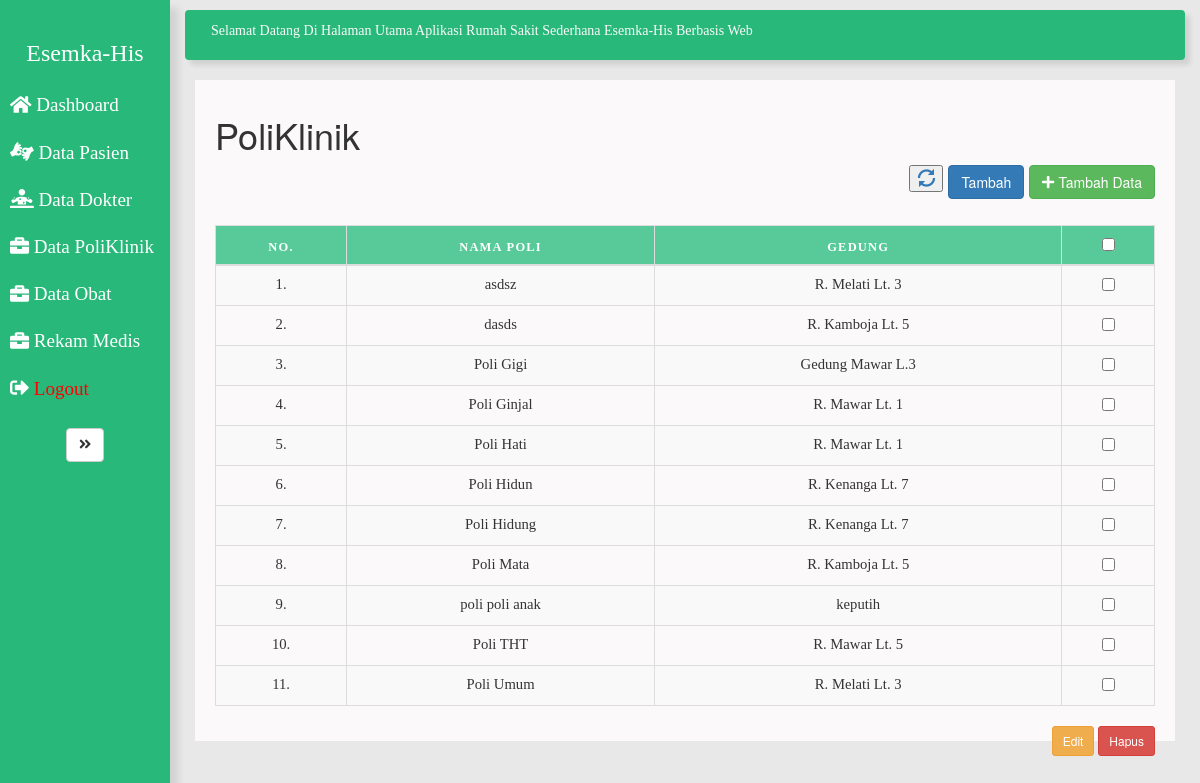
The page /poliklinik/data_poli.php on the database its author committed.
### tables this page shows
CREATE TABLE `poli` (
  `id_poli` varchar(50) NOT NULL,
  `nama_poli` varchar(50) NOT NULL,
  `gedung` varchar(50) NOT NULL
);

### poliklinik/data_poli.php (the view, shortened to what this page needs)
<!DOCTYPE html>
<html lang="en">
<head>
  	<link rel="stylesheet" href="../assets/css/style.css">
	<link rel="stylesheet" href="https://maxcdn.bootstrapcdn.com/bootstrap/3.4.0/css/bootstrap.min.css">
</head>
<body>
	<div class="wrapper">
			<nav id="sidebar">
				<div class="sidebar-header">
					<a href="../index.php"><h3>Esemka-His</h3>
					</a>
				</div>
				<ul class="list-unstyled components">
					<li>
						<a href="../index.php">
							<i class="fas fa-home"></i>
							Dashboard
						</a>
					</li>
					<li>
						<a href="../pendaftaran.php">
							<i class="fas fa-american-sign-language-interpreting"></i>
							Data Pasien
						</a>
					</li>
					<li>
						<a href="../dokter/data_dokter.php">
							<i class="fas fa-diagnoses"></i>
							Data Dokter
						</a>
					</li>
					<li>
						<a href="../poliklinik/data_poli.php">
							<i class="fas fa-briefcase"></i>
							Data PoliKlinik
						</a>
					</li>
					<li>
						<a href="../obat/data_obat.php">
							<i class="fas fa-briefcase"></i>
							Data Obat
						</a>
					</li>
					<li>
						<a href="../pelayanan.php">
							<i class="fas fa-briefcase"></i>
							Rekam Medis
						</a>
					</li>
					<li>
						<a href="../logout.php">
							<i class="fas fa-sign-out-alt"></i>
							<font color="red">Logout</font><br>
						</a>
					</li>
				</ul>
					<button type="button" id="sidebarCollapse" class="btn btn-default">
							<i class="fas fa-angle-double-right"></i>
					</button>
			</nav>
		<div id="content">
			<nav class="navbar navbar-expand-lg ">
                <div class="container-fluid">
				<marquee>Selamat Datang Di Halaman Utama Aplikasi Rumah Sakit Sederhana Esemka-His Berbasis Web</marquee>
				</div>
			</nav>
			<div id="page-wrapper" >
				<div style="padding: 15px 20px;background-color: #fbf9f9; min-height: 600px; margin-right: 15px; margin-left: 5px; margin-bottom: 0px;" >
					<div id="page-inner">
                        <div class="box">
                            <h1>PoliKlinik</h1>
                            <h4>
                                <div class="pull-right">
                                    <button type="button"><a href=""><i class="glyphicon glyphicon-refresh"></i></a></button>
                                    <a href="generate.php" type="button" class="btn btn-primary" >Tambah</a>
                                    <button type="button" name="age" id="age" data-toggle="modal" data-target="#add_data_Modal" class="btn btn-success"><i class="fa fa-plus"></i> Tambah Data</button>
                                </div>
                            </h4>
                            <form method="POST" name="proses">
                            <div class="table-responsive">
                                <table class="table table-striped table-bordered table-hover">
                                    <thead>
                                        <tr>
                                            <th>No.</th>
                                            <th>Nama Poli</th>
                                            <th>Gedung</th>
                                            <th>
                                                <center>
                                                <input type="checkbox" id="select_all" value=""/>
                                                </center>
                                            </th>
                                        </tr>
                                    </thead>
                                    <tbody>
                                            <?php
                                            include '../../config.php';
                                            $no = 1;
                                            $sql_poli = mysqli_query ($koneksi, "SELECT * FROM poli ORDER BY nama_poli ASC") or die (mysqli_error($koneksi));
                                            if (mysqli_num_rows($sql_poli) > 0) {
                                                while ($data = mysqli_fetch_array($sql_poli)) { ?>
                                                    <tr>
                                                        <td><?=$no++?>.</td>
                                                        <td><?=$data['nama_poli']?></td>
                                                        <td><?=$data['gedung']?></td>
                                                        <td align="center">
                                                        <input type="checkbox" name="checked[]" class="check" value="<?php echo $data['id_poli']; ?>"/>
                                                        </td>
                                                    </tr>
                                                    <?php
                                                }
                                            }else{
                                                echo "<tr><td colspan=\"4\" align=\"center\">Data Tidak Ditemukan</td></tr>";
                                            }
                                             ?>
                                    </tbody>
                                </table>
                            </div>
                            </form>
                            <div class="box pull-right">
                            <button class="btn btn-warning btn-sm" onclick="edit()">Edit</button>
                            <button class="btn btn-danger btn-sm" onClick="hapus()">Hapus</button>
                            </div>
                        </div>
					</div>
				</div>
			</div>
		</div>
	</div>
</body>
</html>

### assets/css/style.css (style rules this page uses)
body { font-family: 'Poppins', sans-serif; background: #999; }
a, a:hover, a:focus { color: inherit; text-decoration: none; transition: all 0.3s; }
.navbar { padding: 10px; font-family: 'Trebuchet Ms', Times, serif; color: #fafafa; background: rgb(40, 184, 122); border:none; border-radius: 0; margin-left: -5px; margin-right: 5px; box-shadow: 5px 5px 5px rgba(0, 0, 0, 0.1); }
i, span { display: inline-block; }
.wrapper { display: flex; align-items: stretch; background: rgb(232, 232, 232); }
#sidebar { font-family: 'Trebuchet Ms', Times, serif; text-align: center; font-size: 13pt; color: #fff; min-width: 170px; max-width: 180px; background: rgb(40, 184, 122); transition: all 0.3s; outline: 0px; box-shadow: 8px 8px 8px rgba(0, 0, 0, 0.1); }
#sidebar ul li a { text-align: left; color: #fff; font-family: 'Trebuchet Ms', Times, serif; }
#sidebar .sidebar-header h3 { padding-top: 20px; background: rgb(40, 184, 122); color: #fff; font-family: 'Trebuchet Ms', Times, serif; }
#sidebar ul.components { padding: 5px 0; border-bottom: 1px solid rgb(40, 184, 122); }
#sidebar ul li a { padding: 10px; font-size: 1.1em; display: block; }
#content { width: 100%; padding: 10px; padding-left: 20px; min-height: 100vh; transition: all 0.3s; }
table { margin: 0; padding: 0; width: 100%; font-family: 'Trebuchet Ms', Times, serif; font-size: 11pt; }
table tr { padding: .35em; }
table td { padding: .625em; text-align: center; }
table th { text-align: center; font-size: .85em; letter-spacing: .1em; text-transform: uppercase; color: rgb(255, 255, 255); background-color: rgb(88, 202, 153); }

### rows shown on the page
poli: nama_poli "asdsz", gedung "R. Melati Lt. 3"
poli: nama_poli "dasds", gedung "R. Kamboja Lt. 5"
poli: nama_poli "Poli Gigi", gedung "Gedung Mawar L.3"
poli: nama_poli "Poli Ginjal", gedung "R. Mawar Lt. 1"
poli: nama_poli "Poli Hati", gedung "R. Mawar Lt. 1"
poli: nama_poli "Poli Hidun", gedung "R. Kenanga Lt. 7"
poli: nama_poli "Poli Hidung", gedung "R. Kenanga Lt. 7"
poli: nama_poli "Poli Mata", gedung "R. Kamboja Lt. 5"
poli: nama_poli "poli poli anak", gedung "keputih"
poli: nama_poli "Poli THT", gedung "R. Mawar Lt. 5"
poli: nama_poli "Poli Umum", gedung "R. Melati Lt. 3"
